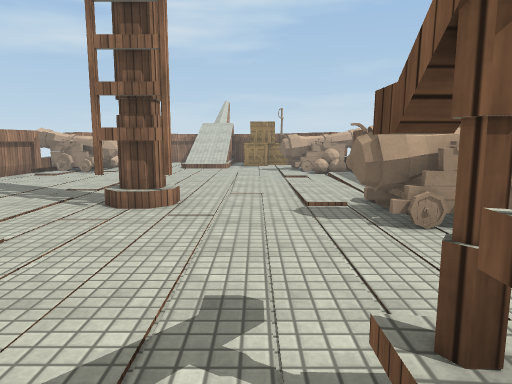
View 1 (above)

22 first-person views from a walk through a Unity game level. The camera is 1.4 m above the floor, tilts 8° down and sees 70° across. The floor is counted in squares, 1 m on a side. Each view is taken from the middle of a square. On the plan, view 1 faces up. The plan holds only what a view shows up to about 16 squares ahead; the rest is blank. The place goes on beyond the plan. The player character is not drawn. Door leaves are left out, so doorways stand open. Surface patterns are stand-ins for the level's own textures.

View 2
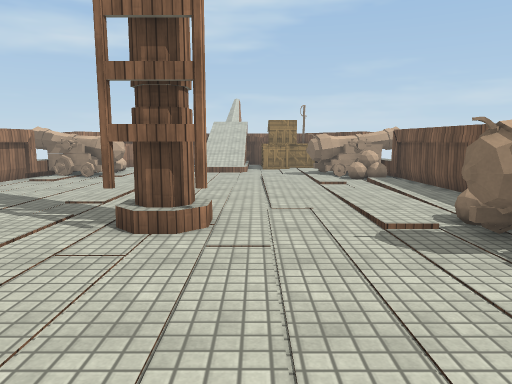

View 3
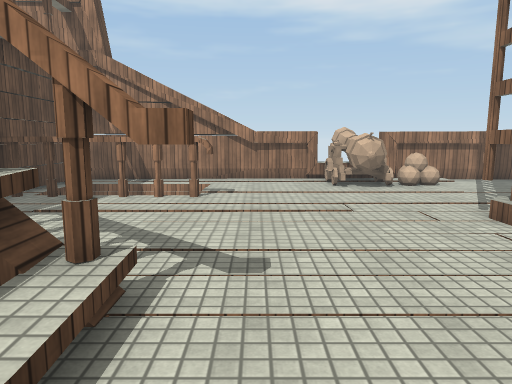

View 4
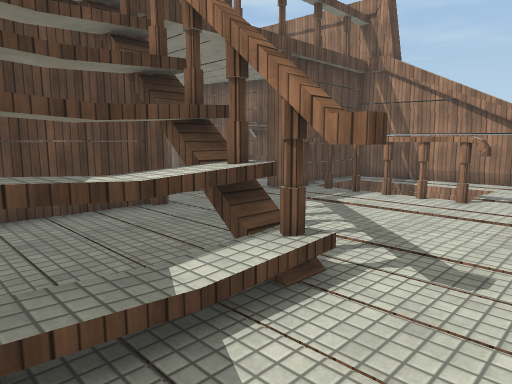

View 5
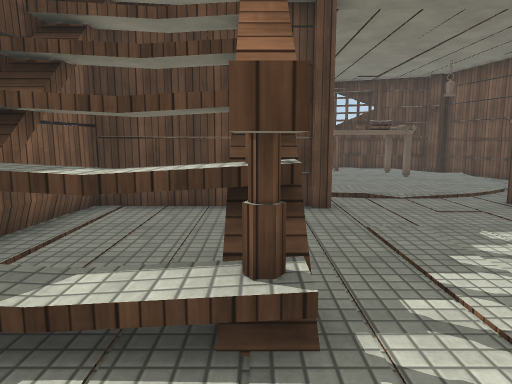

View 6
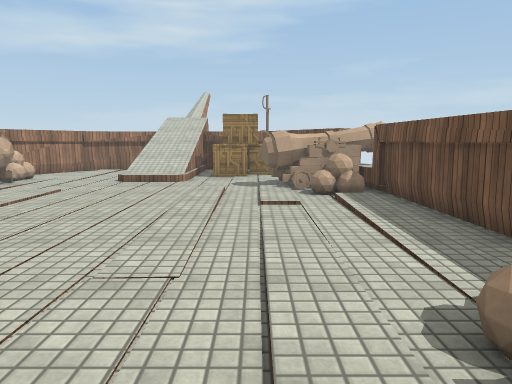

View 7
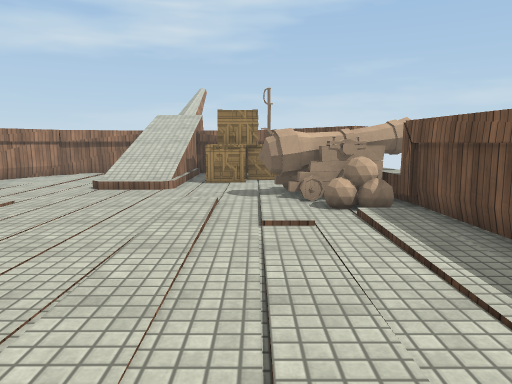

View 8
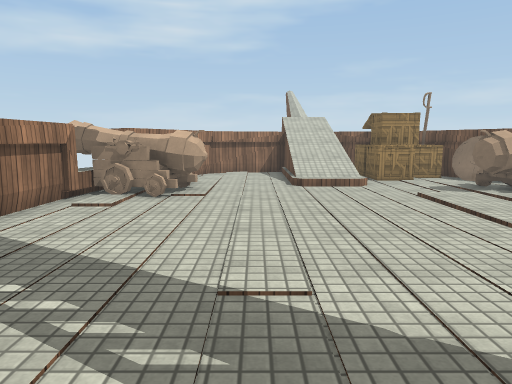

View 9
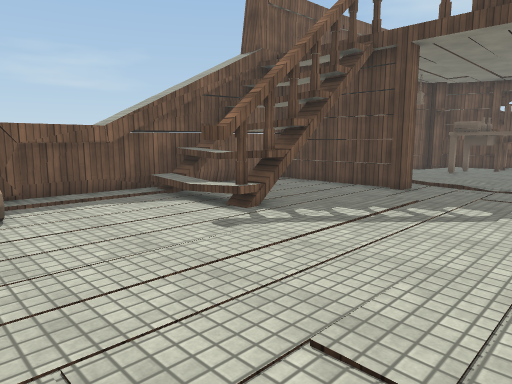

View 10
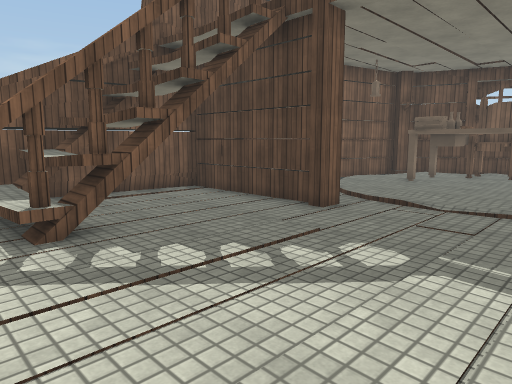

View 11
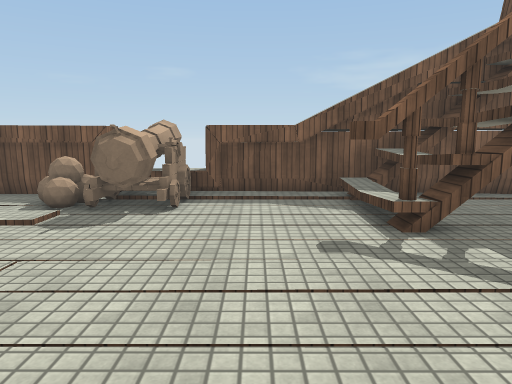

View 12
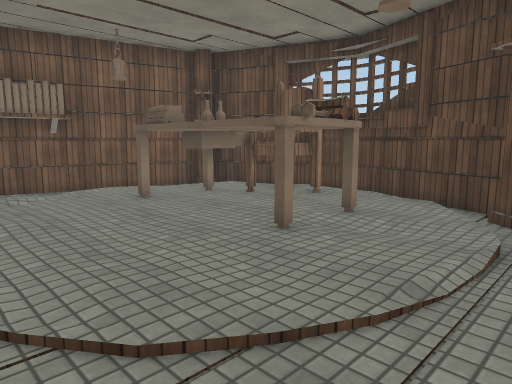

View 13
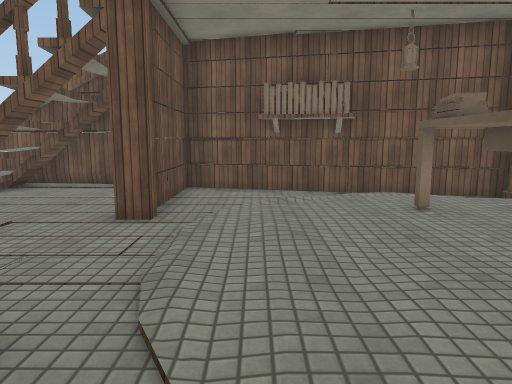

View 14
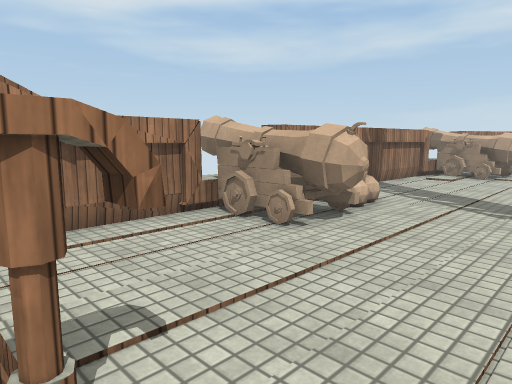

View 15
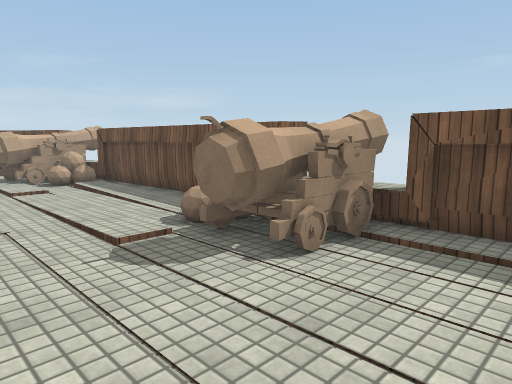

View 16
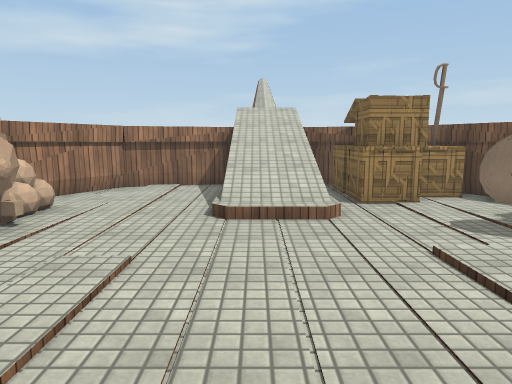

View 17
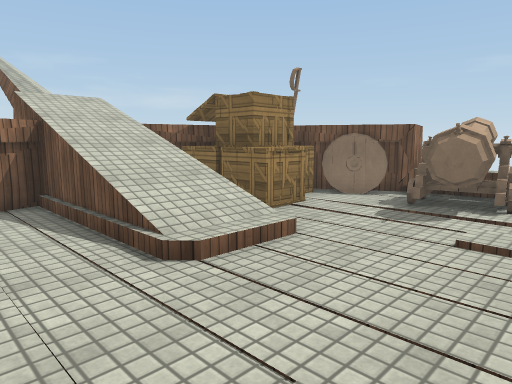

View 18
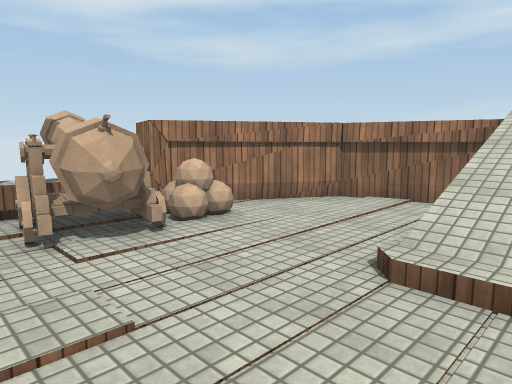

View 19
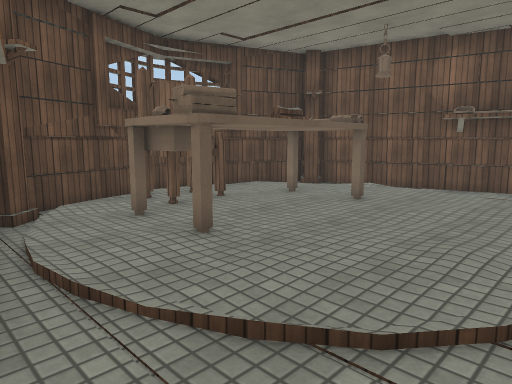

View 20
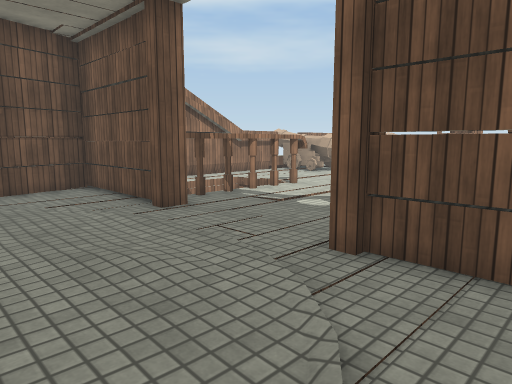

View 21
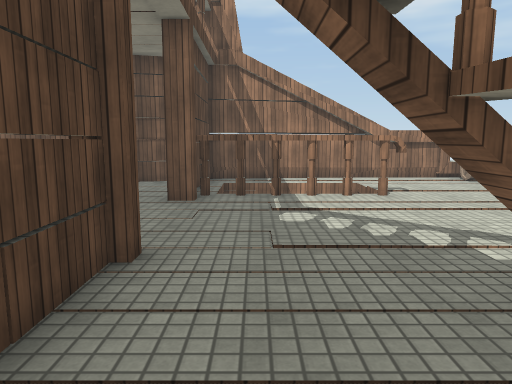

View 22
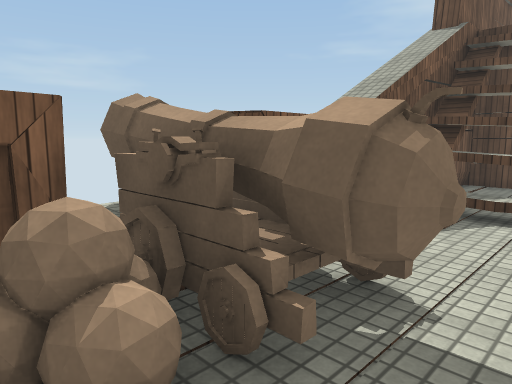

### Floor plan
Key: @ floor where view 1 was taken; # wall or solid block; x gap in a wall; . main floor; - floor 0.5 m lower than the main floor; : floor 1.75 m higher than the main floor; / step, stairs or slope; D open door; = window, fence, low wall or low ledge; ^ raised ledge; v drop or lower ground; C cannon; T thing the floor can be seen under or through; H chair; R crate; S sword; I shield; B books; O other object.
Columns run from 11 left of view 1 to 6 right of it. Each row starts with its distance up from view 1.
 26         //
 25         //
 24        ://
 23     ####//v  ##
 22    ##..=//vRRR#
 21   ##...=//RRSII
 20   ##...///RRR.I#
 19  ^#OO..///.....##
 18  CCCC........CCCC
 17  CCCCC......CCCCC
 16  x.CC......... ##
 15  #............OO#
 14  #............/##
 13  #..............#
 12  #..............#
 11  #..............#
 10  #..............#
  9  # O..........O.#
  8 ## O....##....CC##
  7 CCCCC........CCCCC
  6 C#CCC........CCCCC
  5  #..............x
  4  #..............#
  3  #..............#
  2  #...T......#...#
  1  #./-T......x^^^#
  0  #./ v.....@#..##
 -1  #.v v.........##
 -2  #.v #..........#
 -3  #.v  /.........#
 -4  ###///DDDD######
 -5  ##..../../....#
 -6   #........./..#
 -7   #...........##
 -8   #S........./##
 -9   ##/..####B./#
-10    #/.##  #B./#
-11    #..##  ##.##
-12    ##....H ..#
-13     ##...HH###
-14      #######

Where each view was taken, in squares from view 1:
view 1: 0 up, 0 right, facing up
view 2: 2 up, 1 left, facing up
view 3: 3 up, 4 right, facing left
view 4: 4 up, 4 right, facing down-left
view 5: 4 up, 1 right, facing down
view 6: 6 up, 1 right, facing up
view 7: 8 up, 1 right, facing up
view 8: 7 up, 5 left, facing up
view 9: 7 up, 5 left, facing down-right
view 10: 3 up, 5 left, facing down-right
view 11: 4 up, 5 left, facing right
view 12: 5 down, 8 left, facing down-right
view 13: 6 down, 7 left, facing right
view 14: 1 up, 4 left, facing up-left
view 15: 3 up, 1 left, facing up-right
view 16: 12 up, 3 left, facing up
view 17: 15 up, 6 left, facing up-right
view 18: 15 up, 2 left, facing up-left
view 19: 5 down, 3 right, facing down-left
view 20: 8 down, 2 right, facing up-left
view 21: 2 down, 4 right, facing left
view 22: 9 up, 1 right, facing down-right
